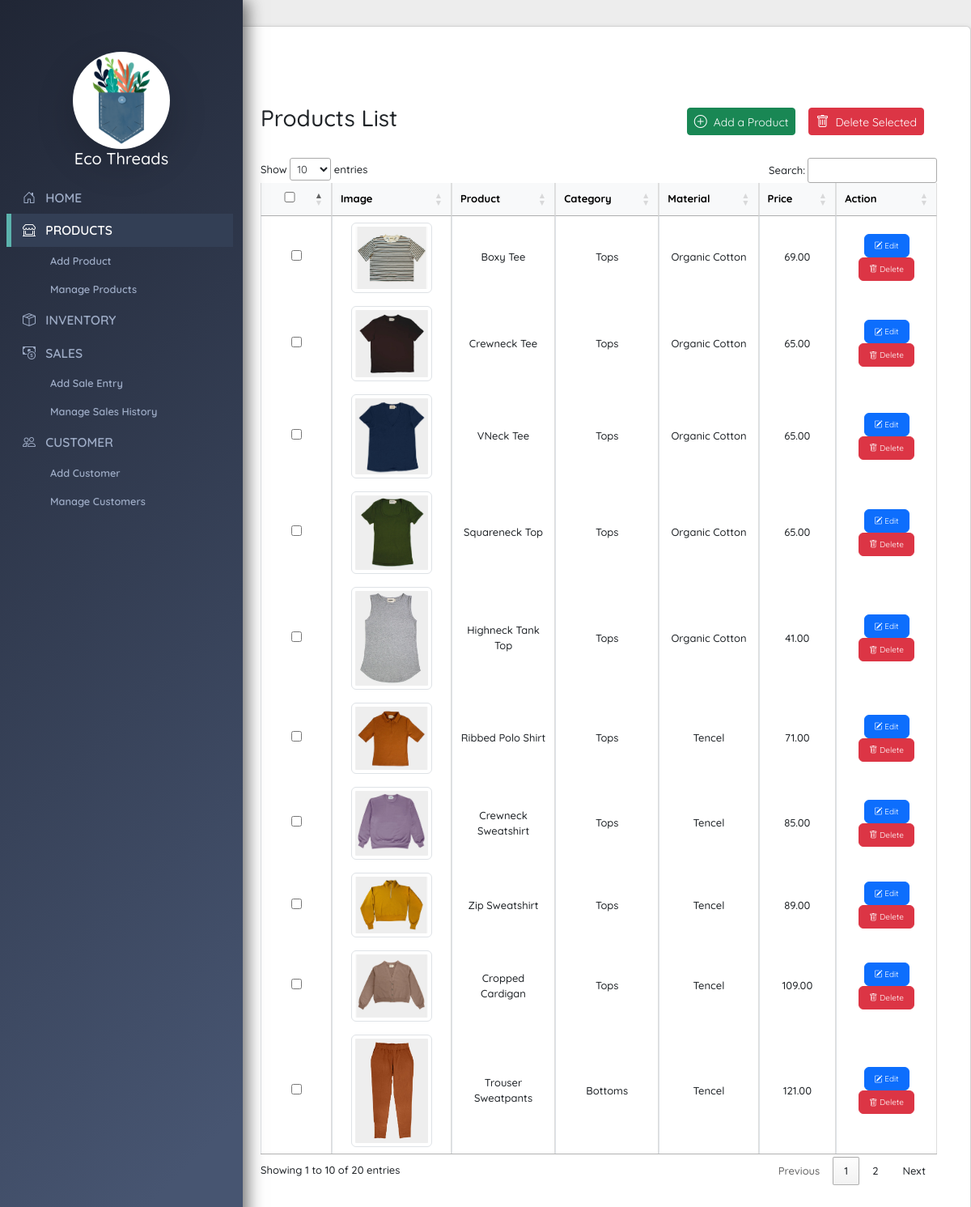
The page /store/product/ on the database its author committed.
### store/models.py (models this page shows, shortened)
class Product(models.Model):
    name = models.CharField(max_length=255)
    price = models.DecimalField(max_digits=6, decimal_places=2)
    category = models.CharField(max_length=255)
    material = models.CharField(max_length=255)
    image = models.ImageField(upload_to='product_images/', blank=True, null=True)

### store/views.py (the view)
# urls.py: path('product/', ProductListView.as_view(), name='product_list'),
class ProductListView(ListView):
    model = Product
    template_name = 'store/product_list.html'

### store/templates/store/product_list.html (shortened to what this page needs)
{% extends 'base.html' %}
{% block head %}
<link rel="stylesheet" href="https://cdn.datatables.net/1.10.20/css/jquery.dataTables.min.css">
<link href="https://cdn.jsdelivr.net/npm/bootstrap@5.3.0/dist/css/bootstrap.min.css" rel="stylesheet">
<link rel="stylesheet" href="/static/styles.css">
{% endblock %}
{% block content %}
<div class="container custom-container">
  <div class="row mb-4">
    <div class="col-md-6">
      <h3>Products List</h3>
    </div>
    <div class="col-md-6 d-flex justify-content-end align-items-center">
      <a href="{% url 'product_add' %}" class="btn btn-success me-3 px-2 py-1 btn-sm">
        <i class="bi bi-plus-circle me-2 fs-6"></i>Add a Product
      </a>
      <button id="deleteSelected" class="btn btn-danger me-3 px-2 py-1 btn-sm" onclick="deleteSelectedProducts()">
        <i class="bi bi-trash me-2 fs-6"></i>Delete Selected
      </button>
    </div>
  </div>
  <div class="row">
    <div class="col-lg-12">
      <div class="table-responsive">
        <table id="productTable" class="table table-bordered table-centered table-nowrap mb-0">
          <thead class="table-light text-center">
            <tr>
              <th><input type="checkbox" id="selectAll" style="width: 50px;"></th>
              <th class="sorting" style="width: 200px;">Image</th>
              <th class="sorting" style="width: 200px;">Product</th>
              <th class="sorting" style="width: 200px;">Category</th>
              <th class="sorting" style="width: 200px;">Material</th>
              <th class="sorting" style="width: 150px;">Price</th>
              <th class="sorting" style="width: 250px;">Action</th>
            </tr>
          </thead>
          <tbody>
            {% for product in object_list %}
            <tr>
                <td><input type="checkbox" class="productCheckbox" value="{{ product.pk }}"></td>
                <td>
                    {% if product.image %}
                        <img src="{{ product.image.url }}" alt="{{ product.name }}" class="img-thumbnail" style="max-width: 100px;">
                    {% else %}
                        <span>No image available</span>
                    {% endif %}
                </td>
                <td>{{ product.name }}</td>
                <td>{{ product.category }}</td>
                <td>{{ product.material }}</td>
                <td>{{ product.price }}</td>
                <td>
                <a href="{% url 'product_update' product.pk %}" class="btn btn-primary" style="font-size: 10px"><i class="bi bi-pencil-square"></i> Edit</a>
                <a href="{% url 'product_delete' product.pk %}" class="btn btn-danger" style="font-size: 10px"><i class="bi bi-trash"></i> Delete</a>
              </td>
            </tr>
            {% endfor %}
          </tbody>
        </table>
      </div>
    </div>
  </div>
</div>
{% endblock %}

### store/templates/base.html (shortened to what this page needs)
{% load static %}
<!DOCTYPE html>
<html lang="en">
<head>
    <link href="https://cdn.jsdelivr.net/npm/bootstrap@5.3.3/dist/css/bootstrap.min.css" rel="stylesheet">
    <link href="https://cdn.jsdelivr.net/npm/bootstrap-icons/font/bootstrap-icons.css" rel="stylesheet">
    <link rel="stylesheet" href="https://unpkg.com/simplebar@latest/dist/simplebar.min.css">
    <link href="https://cdnjs.cloudflare.com/ajax/libs/font-awesome/6.0.0-beta3/css/all.min.css" rel="stylesheet">
    <link rel="stylesheet" href="https://cdn.jsdelivr.net/npm/@mdi/font/css/materialdesignicons.min.css">
    <link rel="stylesheet" href="https://cdnjs.cloudflare.com/ajax/libs/font-awesome/5.15.1/css/all.min.css">
    <link href="https://cdn.jsdelivr.net/npm/bootstrap@5.3.0/dist/css/bootstrap.min.css" rel="stylesheet">
    <link rel="stylesheet" href="/static/styles.css">
    {% block head %}{% endblock %}
</head>
<body>
    <div class="container-fluid">
        <div class="row">
            <nav id="sidebar" class="col-md-3 col-lg-2 d-md-block sidebar" data-simplebar>
                <div class="position-sticky">
                    <div class="py-2 text-center">
                        <img src="{% static 'img/newlogo.png' %}" alt="Eco Nest Logo" class="img-fluid rounded-circle shadow-lg" style="width: 120px; height: 120px;">
                        <h5 class="text-white">Eco Threads</h5>
                    </div>
                    <ul class="nav flex-column">
                        <li class="nav-item">
                            <a class="nav-link {% if request.path == '/' %}active{% endif %}" href="/"><i class="bi bi-house-door me-2"></i> Home</a>
                        </li>
                        <li class="nav-item">
                            <a class="nav-link {% if '/store/product/' in request.path %}active{% endif %}" href="{% url 'product_list' %}"><i class="bi bi-shop-window me-2"></i> Products</a></li>
                        <ul class="nav flex-column">
                            <li class="nav-item-sub">
                                <a class="nav-link" href="{% url 'product_add' %}">Add Product</a>
                            </li>
                            <li class="nav-item-sub">
                                <a class="nav-link" href="{% url 'product_list' %}">Manage Products</a>
                            </li>
                        </ul>
                        <li class="nav-item">
                            <a class="nav-link {% if '/store/inventory/' in request.path %}active{% endif %}" href="{% url 'inventory_list' %}"><i class="bi bi-box-seam me-2"></i> Inventory</a></li>
                        <li class="nav-item">
                            <a class="nav-link {% if '/store/sale/' in request.path %}active{% endif %}" href="{% url 'sale_list' %}"><i class="bi bi-cash-coin me-2"></i> Sales</a></li>
                        <ul class="nav flex-column">
                            <li class="nav-item-sub">
                                <a class="nav-link" href="{% url 'sale_add' %}">Add Sale Entry</a>
                            </li>
                            <li class="nav-item-sub">
                                <a class="nav-link" href="{% url 'sale_list' %}">Manage Sales History</a>
                            </li>
                        </ul>
                        <li class="nav-item">
                            <a class="nav-link {% if '/store/customer/' in request.path %}active{% endif %}" href="{% url 'customer_list' %}"><i class="bi bi-people me-2"></i> Customer</a></li>
                        <ul class="nav flex-column">
                            <li class="nav-item-sub">
                                <a class="nav-link" href="{% url 'customer_add' %}">Add Customer</a>
                            </li>
                            <li class="nav-item-sub">
                                <a class="nav-link" href="{% url 'customer_list' %}">Manage Customers</a>
                            </li>
                        </ul>
                    </ul>
                </div>
            </nav>
            <main class="col-md-9 ms-sm-auto col-lg-10 px-md-4 card d-flex justify-content-center">
                <div class="container d-flex justify-content-center">
                    <div class="row">
                        <div class="col">
                            {% block content %}
                            {% endblock %}
                        </div>
                    </div>
                </div>
            </main>
        </div>
    </div>
</body>
</html>

### store/static/styles.css (style rules this page uses)
body { font-family: 'Quicksand', sans-serif; background-color: #ededed; font-weight: 500; font-size: small; }
#sidebar { min-height: 100vh; width: 300px; box-shadow: 5px 0px 20px rgba(0, 0, 0, 0.6); background: linear-gradient(-45deg, #475571 10%, #202635 100%); }
.container { max-width: calc(100vw - 300px); margin: auto; padding: 2rem 1rem; }
.card { background-color: rgb(255, 255, 255); box-shadow: 0 4px 8px 0 rgba(0,0,0,0.2); transition: 0.3s; padding: 2rem; margin-top: 2rem; }
.nav-link { color: #9eacc6; font-family: "Quicksand", sans-serif; font-size: larger; font-weight: 550; text-transform: uppercase; }
.nav-link i { font-size: 1rem; }
.nav-link.active { background-color: #333f55; color: #fff; position: relative; }
.nav-link.active::before { content: ''; position: absolute; top: 0; left: -4px; height: 100%; width: 6px; background-color: #5bb3ad; }
.nav-item-sub .nav-link { font-size: 0.8rem; padding-left: 50px; font-family: "Quicksand", sans-serif; text-transform: none; }
@media (min-width: 768px) { #sidebar { position: fixed; top: 0; left: 0; bottom: 0; z-index: 100; padding-top: 3.5rem; padding-bottom: 3.5rem; overflow-y: auto; } }

### store/templates/store/product_list.html (style rules this page uses)
table th, table td { text-align: center; vertical-align: middle; border-right: 1px solid #ddd; }
#productTable { width: 100% !important; margin: auto; font-size: small; }
.custom-container { margin-left: 40px; margin-right: 20px; font-size: small; }

### rows shown on the page
Product: image (picture), name "Boxy Tee", category "Tops", material "Organic Cotton", price "69.00"
Product: image (picture), name "Crewneck Tee", category "Tops", material "Organic Cotton", price "65.00"
Product: image (picture), name "VNeck Tee", category "Tops", material "Organic Cotton", price "65.00"
Product: image (picture), name "Squareneck Top", category "Tops", material "Organic Cotton", price "65.00"
Product: image (picture), name "Highneck Tank Top", category "Tops", material "Organic Cotton", price "41.00"
Product: image (picture), name "Ribbed Polo Shirt", category "Tops", material "Tencel", price "71.00"
Product: image (picture), name "Crewneck Sweatshirt", category "Tops", material "Tencel", price "85.00"
Product: image (picture), name "Zip Sweatshirt", category "Tops", material "Tencel", price "89.00"
Product: image (picture), name "Cropped Cardigan", category "Tops", material "Tencel", price "109.00"
Product: image (picture), name "Trouser Sweatpants", category "Bottoms", material "Tencel", price "121.00"
